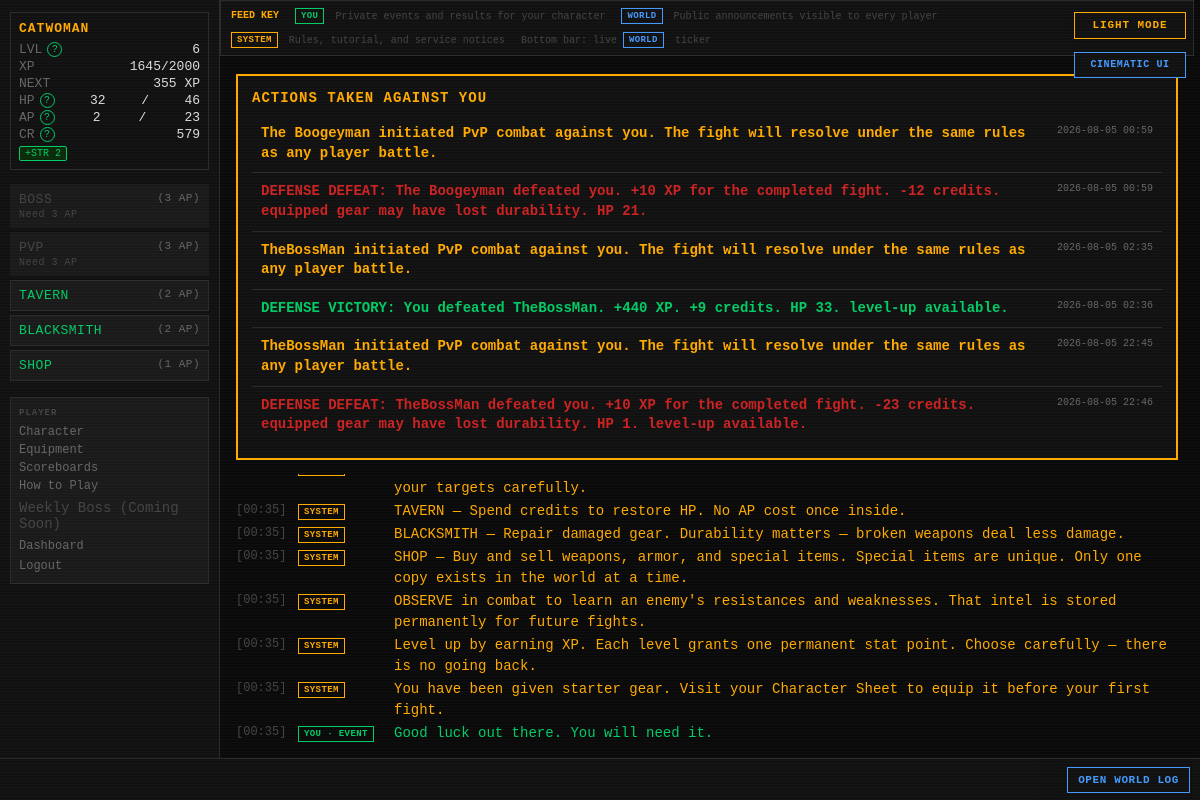
Screenshot of / (signed in) with the database file from the repository.
### tables this page shows
CREATE TABLE players (
    id                  INTEGER PRIMARY KEY AUTOINCREMENT,
    username            TEXT    UNIQUE NOT NULL,
    password_hash       TEXT    NOT NULL,
    email               TEXT    UNIQUE NOT NULL,
    character_name      TEXT    NOT NULL,
    sex                 TEXT    NOT NULL,
    class_id            INTEGER REFERENCES classes(id),
    str_stat            INTEGER NOT NULL DEFAULT 1,
    end_stat            INTEGER NOT NULL DEFAULT 1,
    agi_stat            INTEGER NOT NULL DEFAULT 1,
    lck_stat            INTEGER NOT NULL DEFAULT 1,
    per_stat            INTEGER NOT NULL DEFAULT 1,
    level               INTEGER NOT NULL DEFAULT 1,
    xp                  INTEGER NOT NULL DEFAULT 0,
    current_hp          INTEGER NOT NULL,
    current_ap          INTEGER NOT NULL,
    credits             INTEGER NOT NULL DEFAULT 25,
    equipped_weapon_id  INTEGER REFERENCES inventory_items(id),
    equipped_armor_id   INTEGER REFERENCES inventory_items(id),
    equipped_special_id INTEGER REFERENCES inventory_items(id),
    in_combat           INTEGER NOT NULL DEFAULT 0,
    pending_levelup     INTEGER NOT NULL DEFAULT 0,
    combat_preference   TEXT    NOT NULL DEFAULT "Balanced",
    is_banned           INTEGER NOT NULL DEFAULT 0,
    retired_at          TEXT,
    last_login_at       TEXT,
    created_at          TEXT    NOT NULL DEFAULT (datetime('now'))
);

CREATE TABLE player_activity_log (
    id          INTEGER PRIMARY KEY AUTOINCREMENT,
    player_id   INTEGER NOT NULL REFERENCES players(id),
    category    TEXT NOT NULL,
    action      TEXT NOT NULL,
    status      TEXT NOT NULL,
    message     TEXT NOT NULL,
    details_json TEXT,
    queue_id    INTEGER REFERENCES action_queue(id),
    source      TEXT NOT NULL DEFAULT 'GAME',
    occurred_at TEXT NOT NULL DEFAULT (datetime('now'))
, seen_at TEXT);

### routes/dashboard.py (the view)
@bp.route('/')
def index():
    session.pop("shop_access_granted", None)
    player   = g.player
    settings = get_all_settings()
    terminal_history = execute(
        '''SELECT id,feed_scope,player_id,flavor_text,event_category,occurred_at,combat_session_id
           FROM daily_feed
           WHERE player_id = ? OR feed_scope = 'GLOBAL'
           ORDER BY datetime(occurred_at) ASC,id ASC''',
        (player['id'],)
    )
    from routes.auth import get_tutorial_messages
    tutorial_messages = get_tutorial_messages()
    tutorial_text = {text for _, text in tutorial_messages}
    terminal_history = [
        entry for entry in terminal_history
        if not (entry['feed_scope'] == 'PERSONAL' and entry['flavor_text'] in tutorial_text)
    ]
    if session.pop("show_daily_tutorial", False):
        base_time = datetime.utcnow()
        terminal_history.extend({
            "id": None,
            "feed_scope": "PERSONAL",
            "player_id": player["id"],
            "flavor_text": text,
            "event_category": category,
            "occurred_at": (base_time + timedelta(seconds=index)).isoformat(),
            "combat_session_id": None,
        } for index, (category, text) in enumerate(tutorial_messages))
    private_combat = {
        (entry.get('combat_session_id'), entry['flavor_text'])
        for entry in terminal_history
        if entry['feed_scope'] == 'PERSONAL' and entry.get('combat_session_id')
    }
    terminal_history = [
        entry for entry in terminal_history
        if not (entry['feed_scope'] == 'GLOBAL'
                and (entry.get('combat_session_id'), entry['flavor_text']) in private_combat)
    ]
    random_events = execute("SELECT * FROM random_events WHERE is_active=1")
    from combat.flavour import random_event_flavor
    from routes.actions import _describe_random_event_effect
    for entry in terminal_history:
        if entry['event_category'] != 'RANDOM_EVENT' or 'Effect:' in entry['flavor_text']:
            continue
        for event in random_events:
            if random_event_flavor(event, player['character_name']) == entry['flavor_text']:
                entry['flavor_text'] += f"  Effect: {_describe_random_event_effect(event)}."
                break
    button_states = _get_button_states(player, settings)
    now_iso = datetime.utcnow().isoformat()
    active_effects = execute(
        "SELECT effect_type, value FROM status_effects WHERE player_id = ?", (player["id"],)
    )
    label_map = {
        "STAT_BOOST_STR": "+STR", "STAT_BOOST_END": "+END", "STAT_BOOST_AGI": "+AGI",
        "STAT_BOOST_LCK": "+LCK", "STAT_BOOST_PER": "+PER", "STAT_BOOST_INITIATIVE": "+INIT",
        "STAT_PENALTY_STR": "-STR", "STAT_PENALTY_END": "-END", "STAT_PENALTY_AGI": "-AGI",
        "STAT_PENALTY_LCK": "-LCK", "STAT_PENALTY_PER": "-PER", "STAT_PENALTY_INITIATIVE": "-INIT",
        "CURSED": "CURSED",
    }
    effect_labels = [
        f"{label_map.get(e['effect_type'], e['effect_type'])} {int(abs(e['value']))}"
        for e in active_effects
    ]
    active_combat = _load_active_combat(player)
    unread_defense_events = execute(
        """SELECT id,message,status,occurred_at
           FROM player_activity_log
           WHERE player_id=? AND source='PVP_DEFENSE' AND seen_at IS NULL
           ORDER BY datetime(occurred_at) ASC,id ASC""",
        (player["id"],)
    )
    if unread_defense_events:
        placeholders = ",".join("?" for _ in unread_defense_events)
        with exclusive_transaction():
            execute_write(
                f"UPDATE player_activity_log SET seen_at=? WHERE id IN ({placeholders})",
                (datetime.utcnow().isoformat(), *[event["id"] for event in unread_defense_events])
            )
    return render_template(
        'dashboard.html',
        terminal_history=terminal_history,
        button_states=button_states,
        blackout=g.get('blackout', False),
        now_iso=now_iso,
        effect_labels=effect_labels,
        active_combat=active_combat,
        unread_defense_events=unread_defense_events,
    )

### app.py (called while the page is built)
def _context_processor() -> dict:
    settings = get_all_settings()
    player = g.get("player")
    if not player:
        return {"settings": settings}
    return {"player": player, "settings": settings}

def _check_auth():
    if request.endpoint in _AUTH_EXEMPT:
        return None
    if not session.get("player_id"):
        return redirect(url_for("auth.login"))
    return None

def _load_player():
    player_id = session.get("player_id")
    if not player_id:
        return None
    player = get_player(player_id)
    if player is None:
        session.clear()
        return redirect(url_for("auth.login"))
    g.player = player
    return None

def _check_levelup():
    if request.endpoint in _LEVELUP_EXEMPT:
        return None
    player = g.get("player")
    if player and player.get("pending_levelup") and not player.get("in_combat"):
        return redirect(url_for("auth.levelup"))
    if player and not player.get("in_combat"):
        threshold = cfg.XP_CURVE.get(player["level"] + 1)
        if threshold is not None and player["xp"] >= threshold:
            from combat.engine import check_level_up
            if check_level_up(player["id"], player["xp"], player["level"]):
                g.player = get_player(player["id"])
                return redirect(url_for("auth.levelup"))
    return None

def _set_blackout_flag():
    settings = get_all_settings()
    blackout_mins = settings.get("MIDNIGHT_BLACKOUT_MINUTES", cfg.MIDNIGHT_BLACKOUT_MINUTES)
    now = datetime.now(timezone.utc)
    minutes_to_midnight = (24 * 60) - (now.hour * 60 + now.minute)
    g.blackout = (minutes_to_midnight <= blackout_mins)

### combat/flavour.py (called while the page is built)
def random_event_flavor(event: dict, player_name: str) -> str:
    text = event.get("flavor_text", "Something happens...")
    return text.replace("{player}", player_name).replace("{name}", player_name)

### database.py (called while the page is built)
def get_db() -> sqlite3.Connection:
    if 'db' not in g:
        g.db = sqlite3.connect(
            cfg.DB_PATH,
            detect_types=sqlite3.PARSE_DECLTYPES,
            timeout=10,
        )
        g.db.row_factory = dict_factory
        g.db.execute("PRAGMA foreign_keys = ON")
        g.db.execute("PRAGMA journal_mode = WAL")
    return g.db

def dict_factory(cursor: sqlite3.Cursor, row: tuple) -> dict:
    return {col[0]: val for col, val in zip(cursor.description, row)}

def execute(sql: str, params: tuple = ()) -> list[dict]:
    return get_db().execute(sql, params).fetchall()

### templates/dashboard.html (shortened to what this page needs)
{% extends "base.html" %}
{% block content %}
<div class="feed-legend" aria-label="Feed legend">
    <strong>FEED KEY</strong>
    <span><b class="feed-scope feed-you">YOU</b> Private events and results for your character</span>
    <span><b class="feed-scope feed-world">WORLD</b> Public announcements visible to every player</span>
    <span><b class="feed-scope feed-system">SYSTEM</b> Rules, tutorial, and service notices</span>
    <span>Bottom bar: live <b class="feed-scope feed-world">WORLD</b> ticker</span>
</div>
{% if unread_defense_events %}
<section class="defense-alerts" aria-labelledby="defense-alert-title">
    <h2 id="defense-alert-title">Actions Taken Against You</h2>
    {% for event in unread_defense_events %}
    <div class="defense-alert {{ 'defense-win' if event.status == 'SUCCESS' else 'defense-loss' if event.status == 'DEFEAT' else 'defense-notice' }}">
        <strong>{{ event.message }}</strong>
        <time>{{ event.occurred_at[:16] }}</time>
    </div>
    {% endfor %}
</section>
{% endif %}
<div id="terminal" role="log" aria-live="polite">
    {% for entry in terminal_history %}
        <div class="term-line feed-entry term-{{ entry.event_category|lower }}">
            <span class="term-ts">[{{ entry.occurred_at[11:16] }}]</span>
            <span class="feed-entry-scope">
            {% if entry.feed_scope == 'GLOBAL' %}
            <span class="feed-scope feed-world">WORLD</span>
            {% elif entry.event_category == 'SYSTEM' %}
            <span class="feed-scope feed-system">SYSTEM</span>
            {% elif entry.event_category == 'RANDOM_EVENT' %}
            <span class="feed-scope feed-you">YOU · EVENT</span>
            {% elif entry.event_category == 'COMBAT' %}
            <span class="feed-scope feed-you">YOU · COMBAT</span>
            {% elif entry.event_category == 'COMBAT_TURN' %}
            <span class="feed-scope feed-you">COMBAT TURN</span>
            {% elif entry.event_category == 'PVP_DEFENSE' %}
            <span class="feed-scope feed-against-you">AGAINST YOU</span>
            {% else %}
            <span class="feed-scope feed-you">YOU</span>
            {% endif %}
            </span>
            <span class="feed-message">{{ entry.flavor_text }}</span>
        </div>
    {% endfor %}
</div>
{% endblock %}

### templates/base.html (shortened to what this page needs)
<!DOCTYPE html>
<html lang="en">
<head>
<link rel="stylesheet" href="{{ url_for('static', filename='style.css') }}">
</head>
<body class="{{ 'authenticated' if player else 'auth-page' }} {% block body_class %}{% endblock %}">
{% if settings.get('ALLOW_PLAYER_COLOR_OVERRIDE', true) %}<button id="theme-toggle" type="button" aria-label="Switch color theme" aria-pressed="false">
</button>{% endif %}
{% if settings.get('ALLOW_PLAYER_INTERFACE_OVERRIDE', true) %}
<button id="interface-toggle" type="button" aria-label="Switch interface style" aria-pressed="false">
</button>
{% endif %}
{% if player %}
<div id="left-col">
    <div id="status-block">
        <div class="status-name">{{ player.character_name }}</div>
        <div class="status-line">
            <span class="label">LVL</span>
            <span id="status-level">{{ player.level }}</span>
        </div>
        <div class="status-line">
            <span class="label">XP</span>
            <span><span id="status-xp">{{ player.xp }}</span><span id="status-xp-threshold">{% if player.get('next_level_xp') is not none %}/{{ player.get('next_level_xp') }}{% endif %}</span></span>
        </div>
        <div class="status-line" title="Experience still needed to reach level {{ player.level + 1 }}">
            <span class="label">NEXT</span>
            <span id="status-xp-next">{% if player.get('xp_to_next_level') is none %}MAX{% elif player.get('xp_to_next_level') <= 0 %}LEVEL UP{% else %}{{ player.get('xp_to_next_level') }} XP{% endif %}</span>
        </div>
        <div class="status-line">
            <span class="label">HP</span>
            <span id="status-hp">{{ player.current_hp }}</span>/<span id="status-maxhp">{{ player.max_hp }}</span>
        </div>
        <div class="status-line">
            <span class="label">AP</span>
            <span id="status-ap">{{ player.current_ap }}</span>/<span id="status-maxap">{{ player.max_ap }}</span>
        </div>
        <div class="status-line">
            <span class="label">CR</span>
            <span id="status-credits">{{ player.credits }}</span>
        </div>
        {% if effect_labels is defined and effect_labels %}
        <div class="status-effects">
            {% for label in effect_labels %}
            <span class="effect-tag {{ 'effect-good' if label.startswith('+') else 'effect-bad' }}">{{ label }}</span>
            {% endfor %}
        </div>
        {% endif %}
    </div>
    <div id="action-buttons">
        {% if button_states is defined %}
            {% set action_endpoints = {
                'boss': 'actions.action_boss',
                'pvp': 'actions.action_pvp',
                'tavern': 'actions.action_tavern',
                'blacksmith': 'blacksmith.index',
                'shop': 'shop.enter'
            } %}
            {% for action, state in button_states.items() %}
                {% if state.enabled %}
                    {% if action == 'blacksmith' %}
                    <a class="action-btn action-link" href="{{ url_for(action_endpoints[action]) }}">
                        {{ action|upper }} <span class="ap-cost">({{ state.ap_cost }} AP)</span>
                    </a>
                    {% elif action == 'shop' %}
                    <form action="{{ url_for(action_endpoints[action]) }}" method="POST">
                        <button type="submit" class="action-btn">
                            {{ action|upper }} <span class="ap-cost">({{ state.ap_cost }} AP)</span>
                        </button>
                    </form>
                    {% else %}
                    <form class="terminal-action" action="{{ url_for(action_endpoints[action]) }}" method="POST">
                    <button type="submit" class="action-btn">
                        {{ action|upper }} <span class="ap-cost">({{ state.ap_cost }} AP)</span>
                    </button>
                    </form>
                    {% endif %}
                {% else %}
                <button class="action-btn disabled" title="{{ state.reason }}" disabled>
                    {{ action|upper }} <span class="ap-cost">({{ state.ap_cost }} AP)</span>
                    <span class="btn-reason">{{ state.reason }}</span>
                </button>
                {% endif %}
            {% endfor %}
        {% endif %}
    </div>
    <nav id="left-nav">
        <span class="nav-heading">PLAYER</span>
        <a href="{{ url_for('character.index') }}">Character</a>
        <a href="{{ url_for('character.equipment') }}">Equipment</a>
        <a href="{{ url_for('scoreboards.index') }}">Scoreboards</a>
        <a href="{{ url_for('feeds.game_help') }}">How to Play</a>
        <span class="nav-link-disabled" title="A shared weekly encounter is being designed.">Weekly Boss (Coming Soon)</span>
        <a href="{{ url_for('dashboard.index') }}">Dashboard</a>
        <form action="{{ url_for('auth.logout') }}" method="POST" style="margin:0">
            <button type="submit" class="nav-link-btn">Logout</button>
        </form>
    </nav>
</div>
{% endif %}
<div id="main">
    {% block content %}{% endblock %}
</div>
{% if player %}
<div id="ticker-wrap">
    <a id="ticker-log-link" href="{{ url_for('feeds.global_log') }}" title="Open the complete World Log">OPEN WORLD LOG</a>
    <div id="ticker">
    </div>
</div>
{% endif %}
</body>
</html>

### rows the page displays
players: character_name "CATWOMAN", level "6", xp "1645", current_hp "32", current_ap "2", credits "579"
player_activity_log: message "The Boogeyman initiated PvP combat against you. The fight will resolve under the same rules as any player battle.", occurred_at "2026-08-05 00:59"
player_activity_log: message "DEFENSE DEFEAT: The Boogeyman defeated you. +10 XP for the completed fight. -12 credits. equipped gear may have lost durability. HP 21.", occurred_at "2026-08-05 00:59"
player_activity_log: message "TheBossMan initiated PvP combat against you. The fight will resolve under the same rules as any player battle.", occurred_at "2026-08-05 02:35"
player_activity_log: message "DEFENSE VICTORY: You defeated TheBossMan. +440 XP. +9 credits. HP 33. level-up available.", occurred_at "2026-08-05 02:36"
player_activity_log: message "TheBossMan initiated PvP combat against you. The fight will resolve under the same rules as any player battle.", occurred_at "2026-08-05 22:45"
player_activity_log: message "DEFENSE DEFEAT: TheBossMan defeated you. +10 XP for the completed fight. -23 credits. equipped gear may have lost durability. HP 1. level-up available.", occurred_at "2026-08-05 22:46"

### other values shown
{{ player.get('next_level_xp') }} "2000"
{{ player.get('xp_to_next_level') }} "355"
{{ player.max_hp }} "46"
{{ player.max_ap }} "23"
{{ label }} "+STR 2"
{{ action|upper }} "BOSS" "PVP"
{{ state.ap_cost }} "3" "3"
{{ state.reason }} "Need 3 AP" "Need 3 AP"
{{ action|upper }} "TAVERN"
{{ state.ap_cost }} "2"
{{ action|upper }} "BLACKSMITH"
{{ action|upper }} "SHOP"
{{ state.ap_cost }} "1"
{{ entry.occurred_at[11:16] }} "00:35" "00:35" "00:35" "00:35" "00:35" "00:35" "00:35"
{{ entry.flavor_text }} "TAVERN — Spend credits to restore HP. No AP cost once inside." "BLACKSMITH — Repair damaged gear. Durability matters — broken weapons deal less damage." "SHOP — Buy and sell weapons, armor, and special items. Special items are unique. Only one copy exists in the world at a time." "OBSERVE in combat to learn an enemy's resistances and weaknesses. That intel is stored permanently for future fights." "Level up by earning XP. Each level grants one permanent stat point. Choose carefully — there is no going back." "You have been given starter gear. Visit your Character Sheet to equip it before your first fight." "Good luck out there. You will need it."
